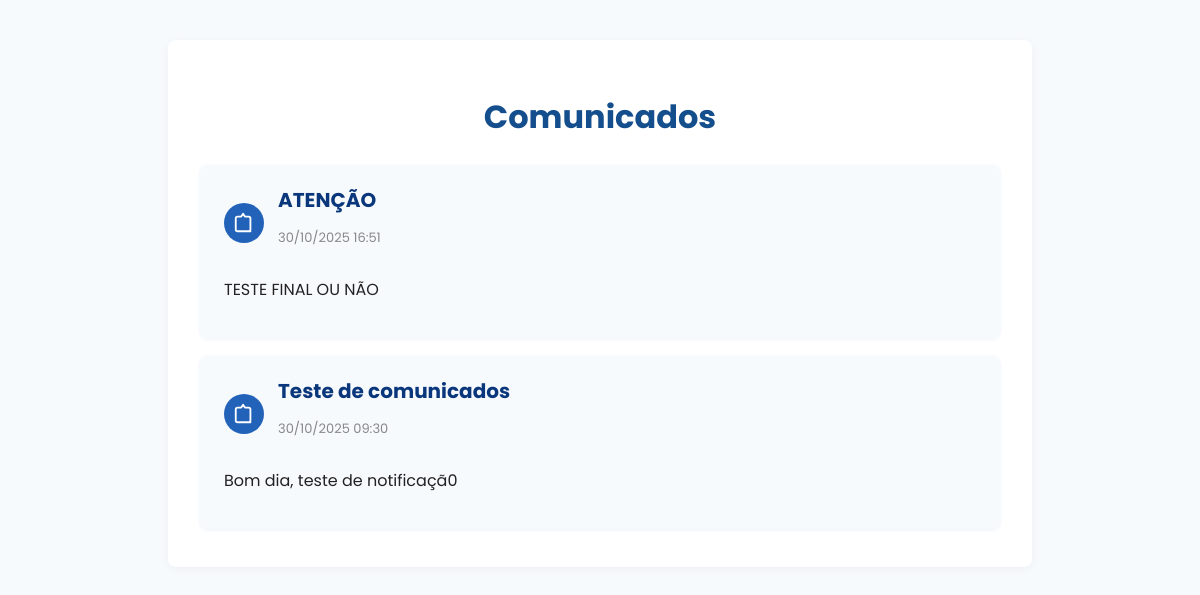
/comunicados (signed in), run on an earlier commit of the app's database.
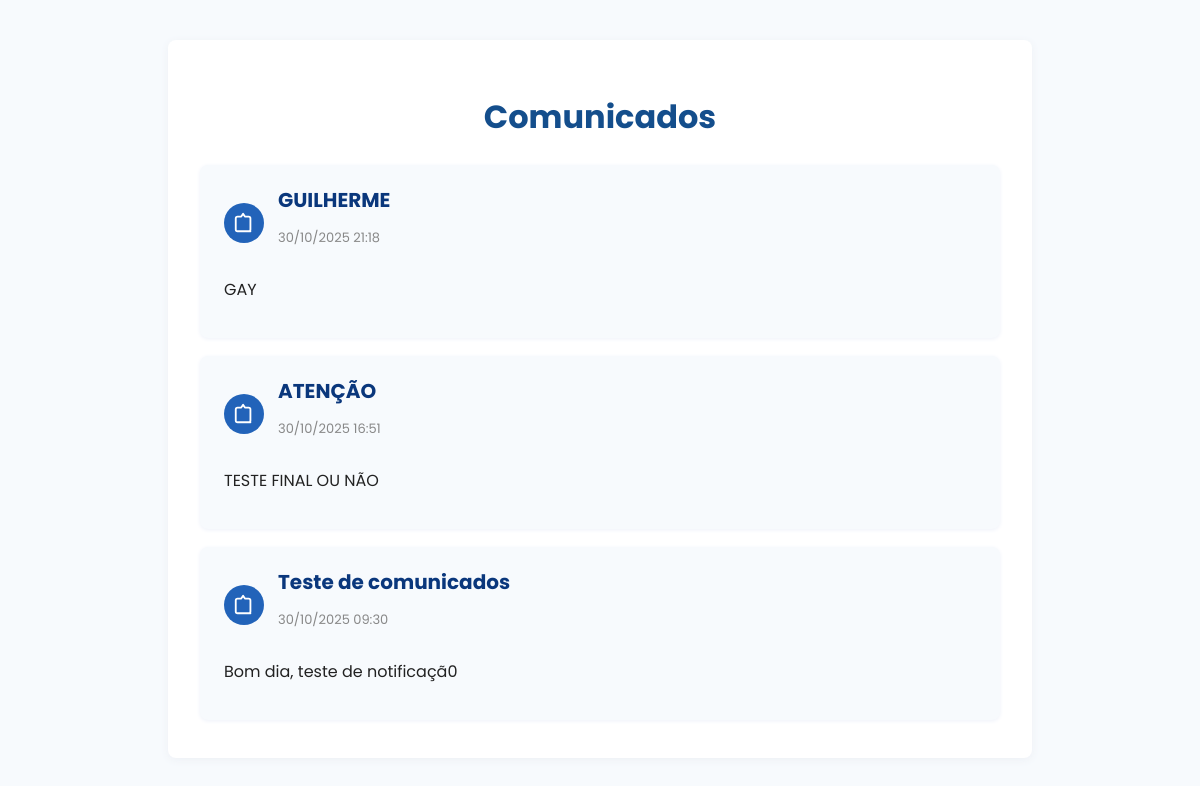
And on a later commit of the database.
### models.py (models this page shows, shortened)
class Notificacao(db.Model):
    id = db.Column(db.Integer, primary_key=True)
    titulo = db.Column(db.String(150), nullable=False)
    mensagem = db.Column(db.Text, nullable=False)
    data_criacao = db.Column(db.DateTime, default=datetime.datetime.now, nullable=False)
    destinatario_id = db.Column(db.Integer, db.ForeignKey('estagiario.id'), nullable=True)
    enviado_por = db.Column(db.String(100), nullable=False)  # Nome do admin

### views.py (the view)
@app.route('/comunicados')
def comunicados():
    if 'logged_in' not in session or session.get('user_type') != 'estagiario':
        flash('Acesso negado. Faça login como estagiário.', 'error')
        return redirect(url_for('login'))
    estagiario_id = session.get('user_id')
    notificacoes = Notificacao.query.filter(
        (Notificacao.destinatario_id.is_(None)) | (Notificacao.destinatario_id == estagiario_id)
    ).order_by(Notificacao.data_criacao.desc()).all()
    return render_template('comunicados.html', notificacoes=notificacoes)

### templates/comunicados.html (shortened to what this page needs)
<!DOCTYPE html>
<html lang="pt-br">
<head>
</head>
<body>
    <div class="container">
        <h1>Comunicados</h1>
        <div class="comunicados-list">
            {% for notif in notificacoes %}
                <div class="comunicado-item">
                    <div class="comunicado-header">
                        <div class="comunicado-icon">
                            <svg xmlns="http://www.w3.org/2000/svg" width="22" height="22" viewBox="0 0 24 24" fill="none" stroke="currentColor" stroke-width="2" stroke-linecap="round" stroke-linejoin="round"><path d="M19 21H5a2 2 0 0 1-2-2V7a2 2 0 0 1 2-2h4l2-3 2 3h4a2 2 0 0 1 2 2v12a2 2 0 0 1-2 2z"/></svg>
                        </div>
                        <div class="comunicado-info">
                            <h3>{{ notif.titulo }}</h3>
                            <p class="comunicado-date">{{ notif.data_criacao.strftime('%d/%m/%Y %H:%M') }}</p>
                        </div>
                    </div>
                    <div class="comunicado-content">
                        <p>{{ notif.mensagem }}</p>
                    </div>
                </div>
            {% else %}
                <div class="nenhum">Nenhum comunicado encontrado.</div>
            {% endfor %}
        </div>
    </div>
</body>
</html>

What changed in the data, as far as the page shows it:
added Notificacao: titulo "GUILHERME", data_criacao "30/10/2025 21:18", mensagem "GAY"
